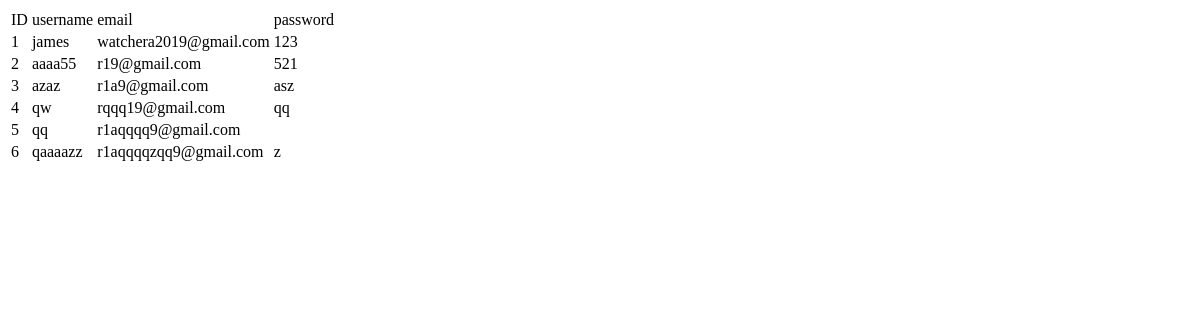
Before: /view with the older database file.
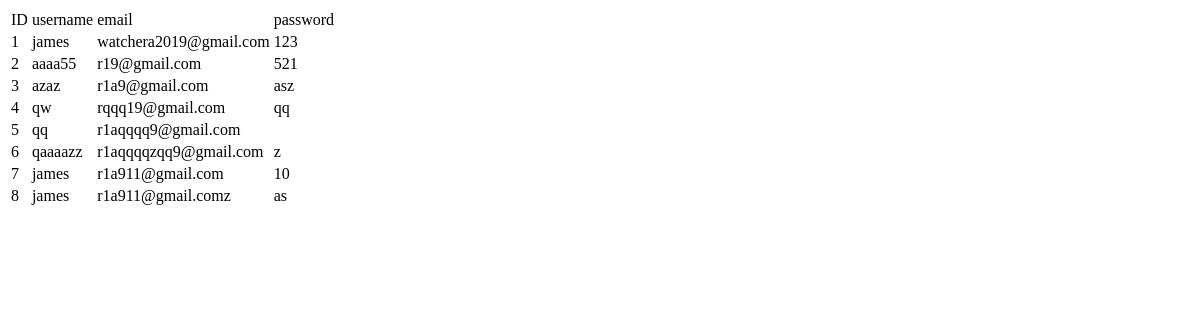
After: the same page with the newer database file.
### tables this page shows
CREATE TABLE Admin (id INTEGER PRIMARY KEY AUTOINCREMENT, username TEXT NOT NULL, email TEXT UNIQUE NOT NULL, password TEXT UNIQUE NOT NULL);

### main.py (the view)
@app.route("/view")
def view():
    con = sqlite3.connect("admin.db")
    con.row_factory = sqlite3.Row
    cur = con.cursor()
    cur.execute("select * from Admin")
    rows = cur.fetchall()
    return render_template("view.html",rows=rows)

### templates/view.html (shortened to what this page needs)
<!DOCTYPE html>
<html lang="en">
<head>
</head>
<body>
    <table>
        <thead>
          <td>ID</td>
          <td>username</td>
          <td>email</td>
          <td>password</td>
        </thead>
        {% for row in rows %}
        <tr>
         <td>{{row["id"]}}</td>
          <td>{{row["username"]}}</td>
          <td>{{row["email"]}}</td>
          <td>{{row["password"]}}</td>
        </tr>
        {% endfor %}
</body>
</html>

Changed rows visible on the page:
added Admin: id "7", username "james", email "r1a911@gmail.com", password "10"
added Admin: id "8", username "james", email "r1a911@gmail.comz", password "as"
